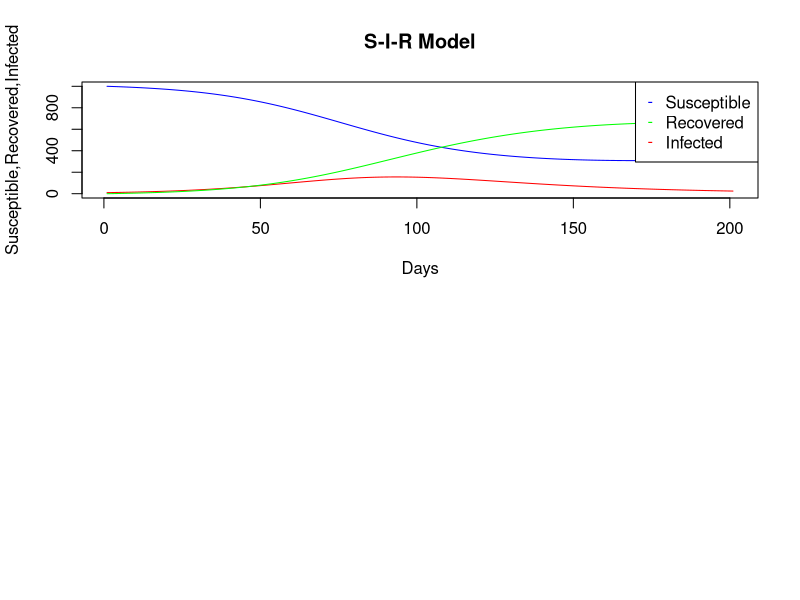
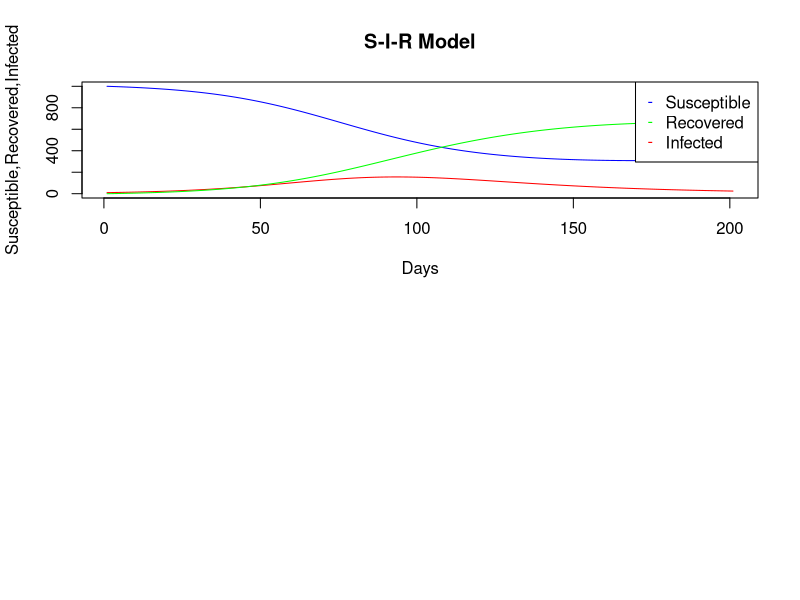
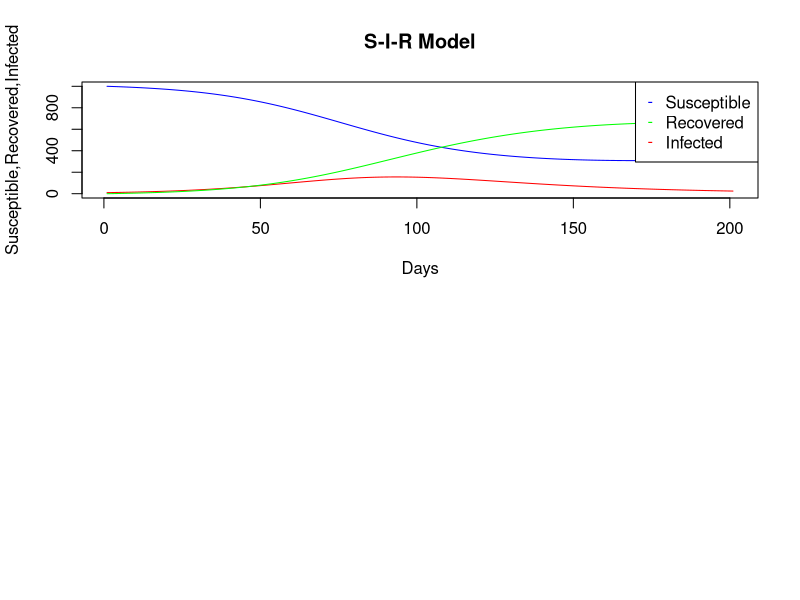
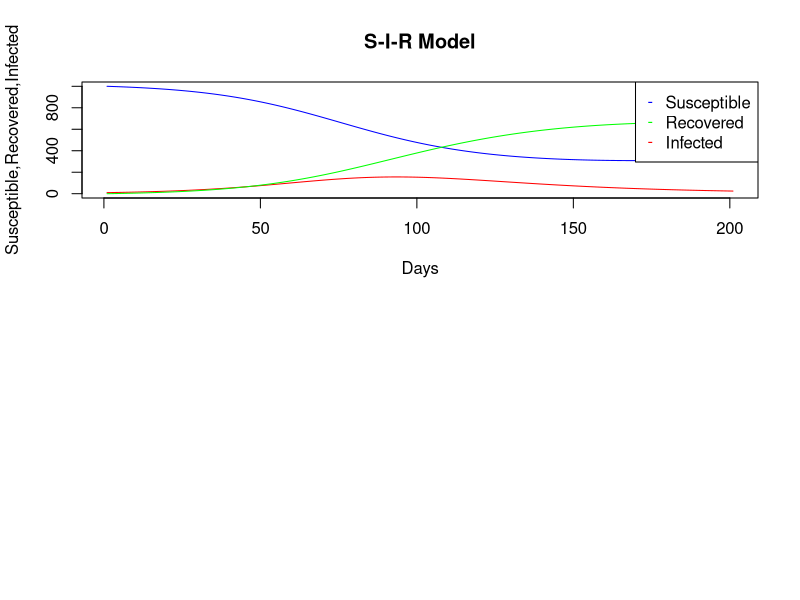
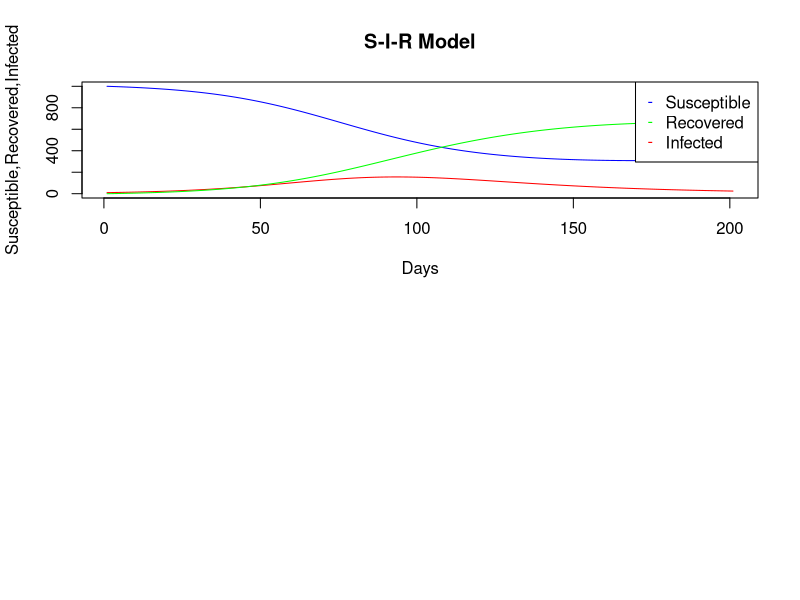
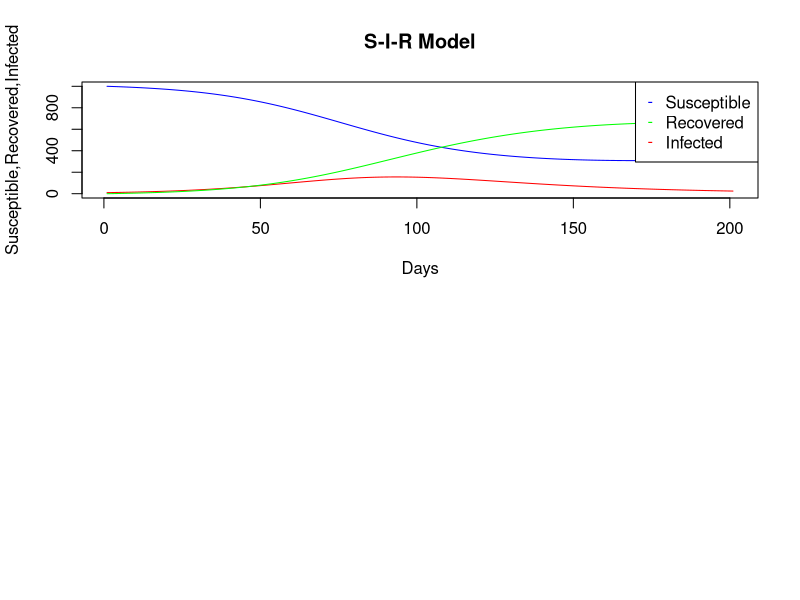
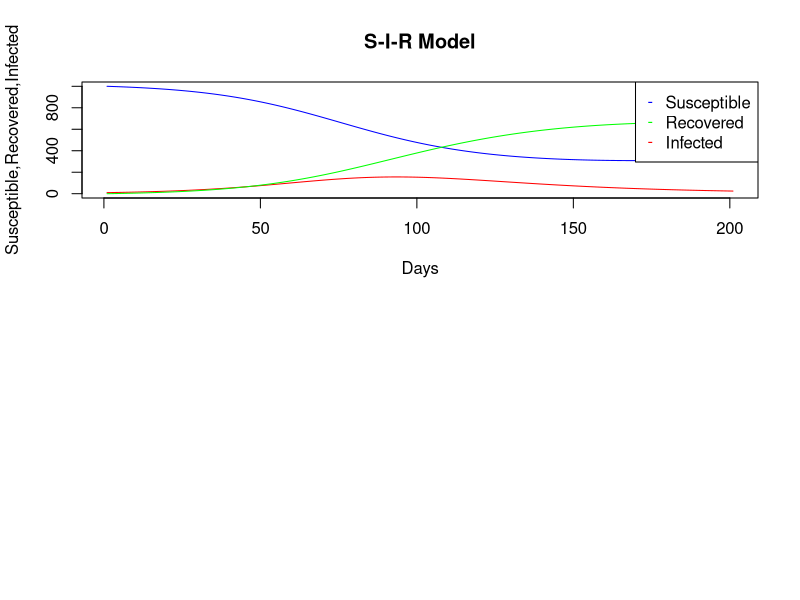
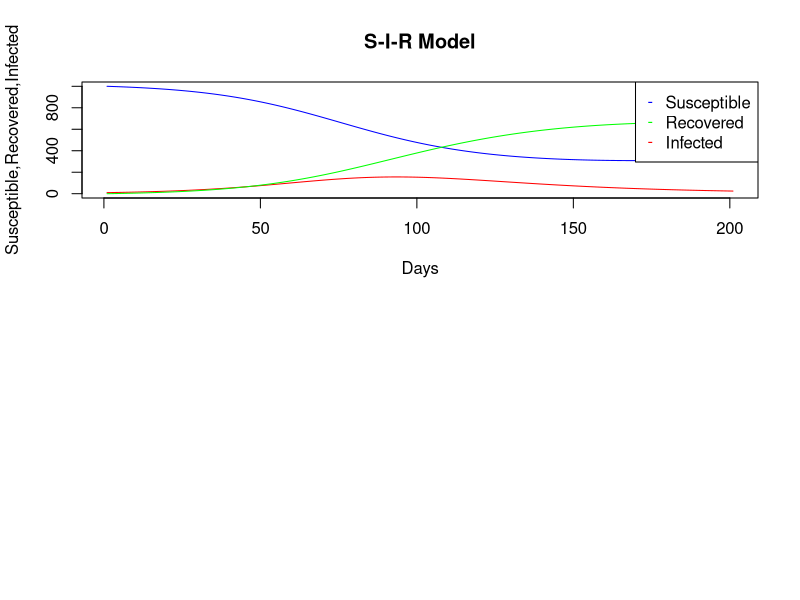

Generate these figures, in order, with R:
#SIR model
#Author: sameena shaikh
#ROll No. CMS1329

SIR <- function(s,i,r=0,n=200,B=0.1,g=0.05)
{
        B<-0.1
        g<-0.05
        m<-0.002
        h<-1
	N <- s+i+r
	S <- NULL
	I <- NULL
	R <- NULL
	S[1] <- s
	I[1] <- i
	R[1] <- r
	
	for(i in 1:(n/h))
	{
		S[i+1] <- S[i] - B*S[i]*I[i]*(h/N) + m*(N-S[i])*h
		I[i+1] <- I[i] + B*S[i]*I[i]*(h/N) - g*I[i]*h - m*I[i]*h
		R[i+1] <- R[i] + g*I[i]*h - m*R[i]*h
		
	}
	#pdf("S-I-R Model_with_birth_and_death_rate.pdf")
	plot(S,ylim=(c(min(c(S,I,R)),max(c(S,I,R)))),type="l",col="blue",main="S-I-R Model",ylab="Susceptible,Recovered,Infected",xlab="Days")
	lines(I,col="red")
	lines(R,col="green")
	legend("topright",c("Susceptible","Recovered","Infected"),pch="--",col=c("blue","green","red"))
	#dev.off()
}

B <- seq(0.1, 0.5 , by =0.1)
g <- seq(0.01, 0.05, by =0.01)
pdf("S-I-R Model with different birth and death rate.pdf")
for( i in B)
	{
		for(j in g)
		{
			par(mfrow = c(2,1))
			SIR(1000,10,r=0,200,B= i, g= j)
		}

	}

dev.off()
